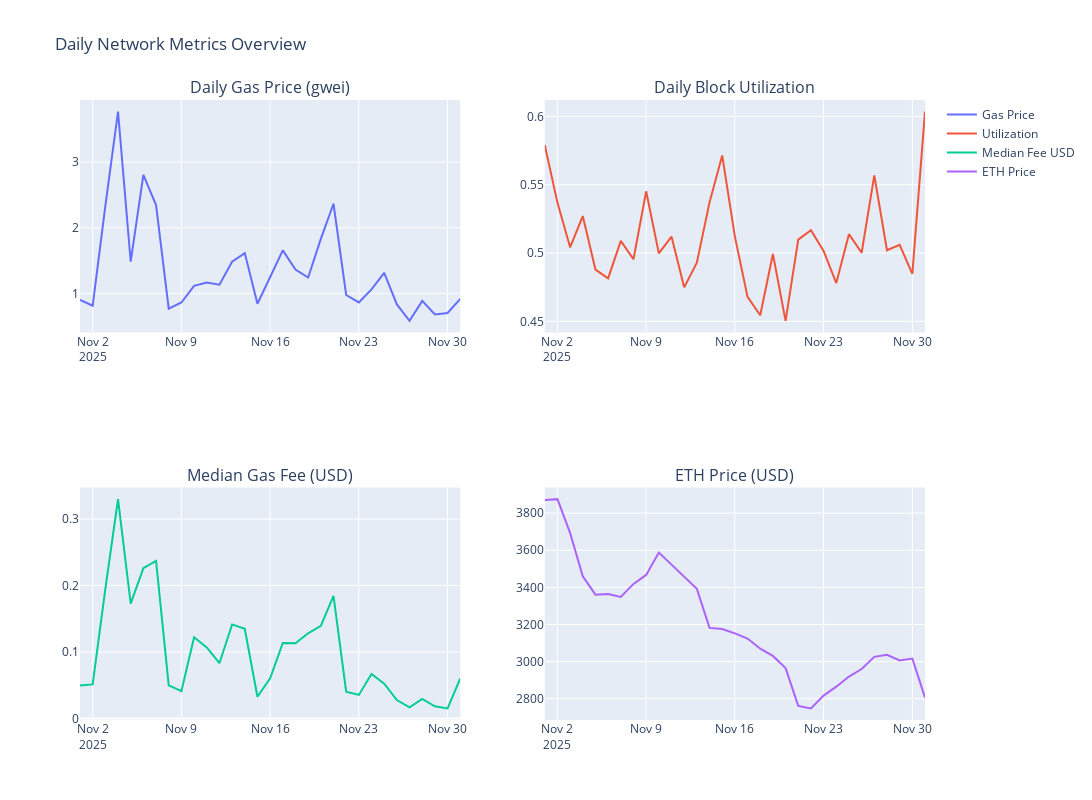

Source (notebook cell):
### Code cell
from plotly.subplots import make_subplots
import plotly.graph_objects as go

fig = make_subplots(
    rows=2, cols=2,
    subplot_titles=(
        "Daily Gas Price (gwei)",
        "Daily Block Utilization",
        "Median Gas Fee (USD)",
        "ETH Price (USD)"
    )
)

# 1 — Gas Price
fig.add_trace(
    go.Scatter(x=df.day, y=df.avg_block_gas_price_gwei, mode="lines", name="Gas Price"),
    row=1, col=1
)

# 2 — Utilization
fig.add_trace(
    go.Scatter(x=df.day, y=df.avg_block_utilization, mode="lines", name="Utilization"),
    row=1, col=2
)

# 3 — Fee USD
fig.add_trace(
    go.Scatter(x=df.day, y=df.median_gas_fee_usd, mode="lines", name="Median Fee USD"),
    row=2, col=1
)

# 4 — ETH Price
fig.add_trace(
    go.Scatter(x=df.day, y=df.avg_eth_price_usd, mode="lines", name="ETH Price"),
    row=2, col=2
)

fig.update_layout(height=800, width=1200, title_text="Daily Network Metrics Overview")
fig.show()

### Figure 1 — Plotly figure (JSON) as saved in the notebook; plotly's stock layout.template omitted (floating-point values rounded to 4 significant figures)
{"data": [{"mode": "lines", "name": "Gas Price", "type": "scatter", "x": ["2025-11-01", "2025-11-02", "2025-11-03", "2025-11-04", "2025-11-05", "2025-11-06", "2025-11-07", "2025-11-08", "2025-11-09", "2025-11-10", "2025-11-11", "2025-11-12", "2025-11-13", "2025-11-14", "2025-11-15", "2025-11-16", "2025-11-17", "2025-11-18", "2025-11-19", "2025-11-20", "2025-11-21", "2025-11-22", "2025-11-23", "2025-11-24", "2025-11-25", "2025-11-26", "2025-11-27", "2025-11-28", "2025-11-29", "2025-11-30", "2025-12-01"], "xaxis": "x", "y": [0.8989, 0.8111, 2.333, 3.77, 1.482, 2.806, 2.345, 0.7669, 0.8607, 1.115, 1.164, 1.132, 1.482, 1.614, 0.8413, 1.261, 1.656, 1.362, 1.241, 1.83, 2.366, 0.9754, 0.8612, 1.062, 1.313, 0.8315, 0.581, 0.8859, 0.6779, 0.7009, 0.9153], "yaxis": "y"}, {"mode": "lines", "name": "Utilization", "type": "scatter", "x": ["2025-11-01", "2025-11-02", "2025-11-03", "2025-11-04", "2025-11-05", "2025-11-06", "2025-11-07", "2025-11-08", "2025-11-09", "2025-11-10", "2025-11-11", "2025-11-12", "2025-11-13", "2025-11-14", "2025-11-15", "2025-11-16", "2025-11-17", "2025-11-18", "2025-11-19", "2025-11-20", "2025-11-21", "2025-11-22", "2025-11-23", "2025-11-24", "2025-11-25", "2025-11-26", "2025-11-27", "2025-11-28", "2025-11-29", "2025-11-30", "2025-12-01"], "xaxis": "x2", "y": [0.579, 0.5369, 0.5042, 0.5271, 0.4879, 0.4815, 0.5089, 0.4954, 0.5451, 0.4998, 0.512, 0.4749, 0.4929, 0.5371, 0.5714, 0.512, 0.4679, 0.4545, 0.4993, 0.4504, 0.5098, 0.5167, 0.5015, 0.478, 0.5138, 0.5002, 0.5568, 0.502, 0.5059, 0.4848, 0.6034], "yaxis": "y2"}, {"mode": "lines", "name": "Median Fee USD", "type": "scatter", "x": ["2025-11-01", "2025-11-02", "2025-11-03", "2025-11-04", "2025-11-05", "2025-11-06", "2025-11-07", "2025-11-08", "2025-11-09", "2025-11-10", "2025-11-11", "2025-11-12", "2025-11-13", "2025-11-14", "2025-11-15", "2025-11-16", "2025-11-17", "2025-11-18", "2025-11-19", "2025-11-20", "2025-11-21", "2025-11-22", "2025-11-23", "2025-11-24", "2025-11-25", "2025-11-26", "2025-11-27", "2025-11-28", "2025-11-29", "2025-11-30", "2025-12-01"], "xaxis": "x3", "y": [0.0496, 0.05115, 0.1949, 0.3299, 0.1728, 0.226, 0.2371, 0.04982, 0.04112, 0.1221, 0.1069, 0.08304, 0.1414, 0.1348, 0.03256, 0.06022, 0.1135, 0.113, 0.1281, 0.1392, 0.1845, 0.04031, 0.03536, 0.06695, 0.05219, 0.02768, 0.01671, 0.02934, 0.01833, 0.01515, 0.06019], "yaxis": "y3"}, {"mode": "lines", "name": "ETH Price", "type": "scatter", "x": ["2025-11-01", "2025-11-02", "2025-11-03", "2025-11-04", "2025-11-05", "2025-11-06", "2025-11-07", "2025-11-08", "2025-11-09", "2025-11-10", "2025-11-11", "2025-11-12", "2025-11-13", "2025-11-14", "2025-11-15", "2025-11-16", "2025-11-17", "2025-11-18", "2025-11-19", "2025-11-20", "2025-11-21", "2025-11-22", "2025-11-23", "2025-11-24", "2025-11-25", "2025-11-26", "2025-11-27", "2025-11-28", "2025-11-29", "2025-11-30", "2025-12-01"], "xaxis": "x4", "y": [3870.0, 3876.0, 3694.0, 3460.0, 3361.0, 3364.0, 3349.0, 3419.0, 3467.0, 3588.0, 3523.0, 3455.0, 3392.0, 3182.0, 3175.0, 3152.0, 3124.0, 3069.0, 3031.0, 2965.0, 2761.0, 2748.0, 2817.0, 2865.0, 2919.0, 2960.0, 3025.0, 3036.0, 3006.0, 3016.0, 2806.0], "yaxis": "y4"}], "layout": {"annotations": [{"font": {"size": 16}, "showarrow": false, "text": "Daily Gas Price (gwei)", "x": 0.225, "xanchor": "center", "xref": "paper", "y": 1, "yanchor": "bottom", "yref": "paper"}, {"font": {"size": 16}, "showarrow": false, "text": "Daily Block Utilization", "x": 0.775, "xanchor": "center", "xref": "paper", "y": 1, "yanchor": "bottom", "yref": "paper"}, {"font": {"size": 16}, "showarrow": false, "text": "Median Gas Fee (USD)", "x": 0.225, "xanchor": "center", "xref": "paper", "y": 0.375, "yanchor": "bottom", "yref": "paper"}, {"font": {"size": 16}, "showarrow": false, "text": "ETH Price (USD)", "x": 0.775, "xanchor": "center", "xref": "paper", "y": 0.375, "yanchor": "bottom", "yref": "paper"}], "height": 800, "title": {"text": "Daily Network Metrics Overview"}, "width": 1200, "xaxis": {"anchor": "y", "domain": [0, 0.45]}, "xaxis2": {"anchor": "y2", "domain": [0.55, 1]}, "xaxis3": {"anchor": "y3", "domain": [0, 0.45]}, "xaxis4": {"anchor": "y4", "domain": [0.55, 1]}, "yaxis": {"anchor": "x", "domain": [0.625, 1]}, "yaxis2": {"anchor": "x2", "domain": [0.625, 1]}, "yaxis3": {"anchor": "x3", "domain": [0, 0.375]}, "yaxis4": {"anchor": "x4", "domain": [0, 0.375]}}}
